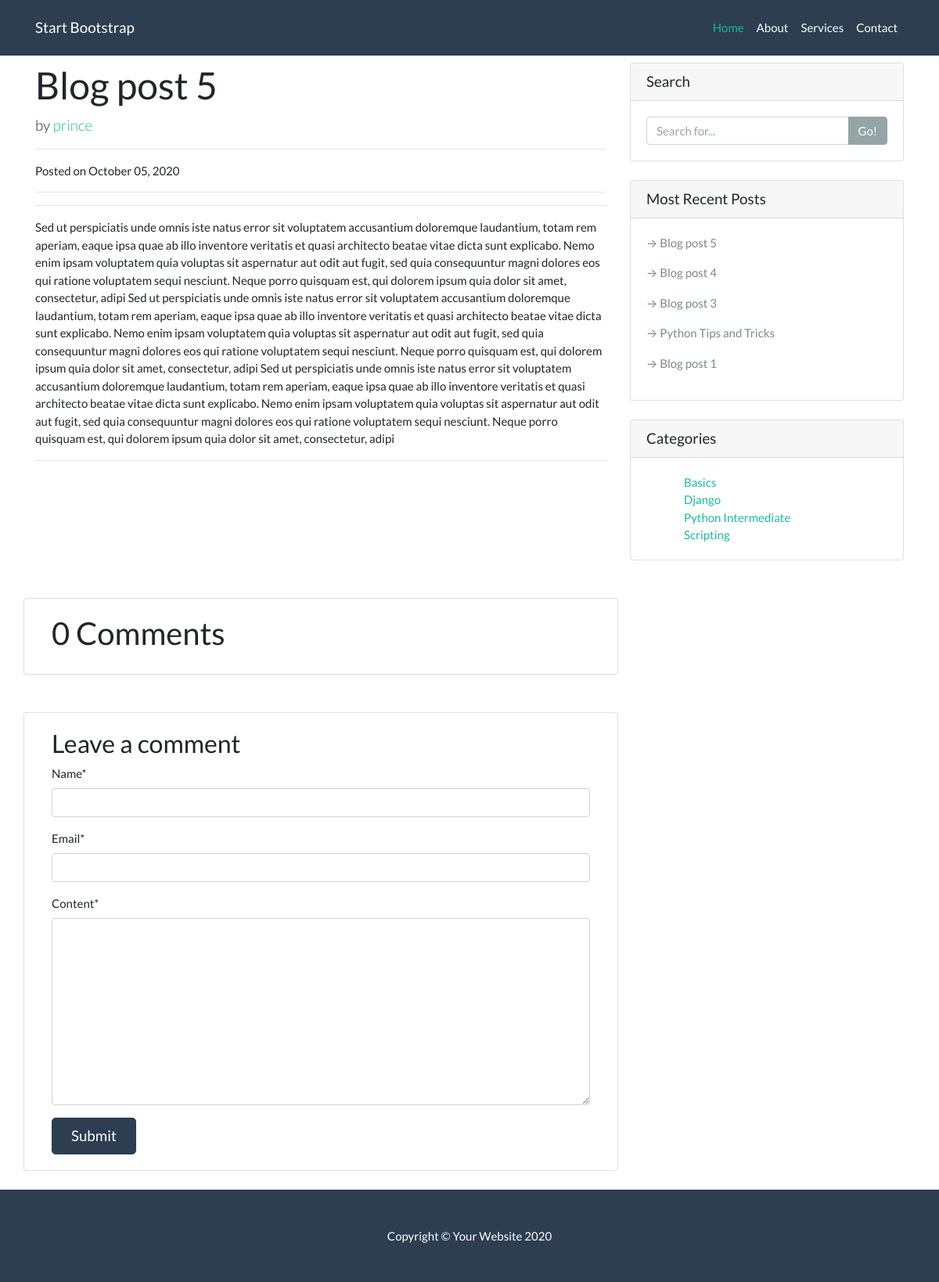
Before: /blog-post-5/ with the older database file.
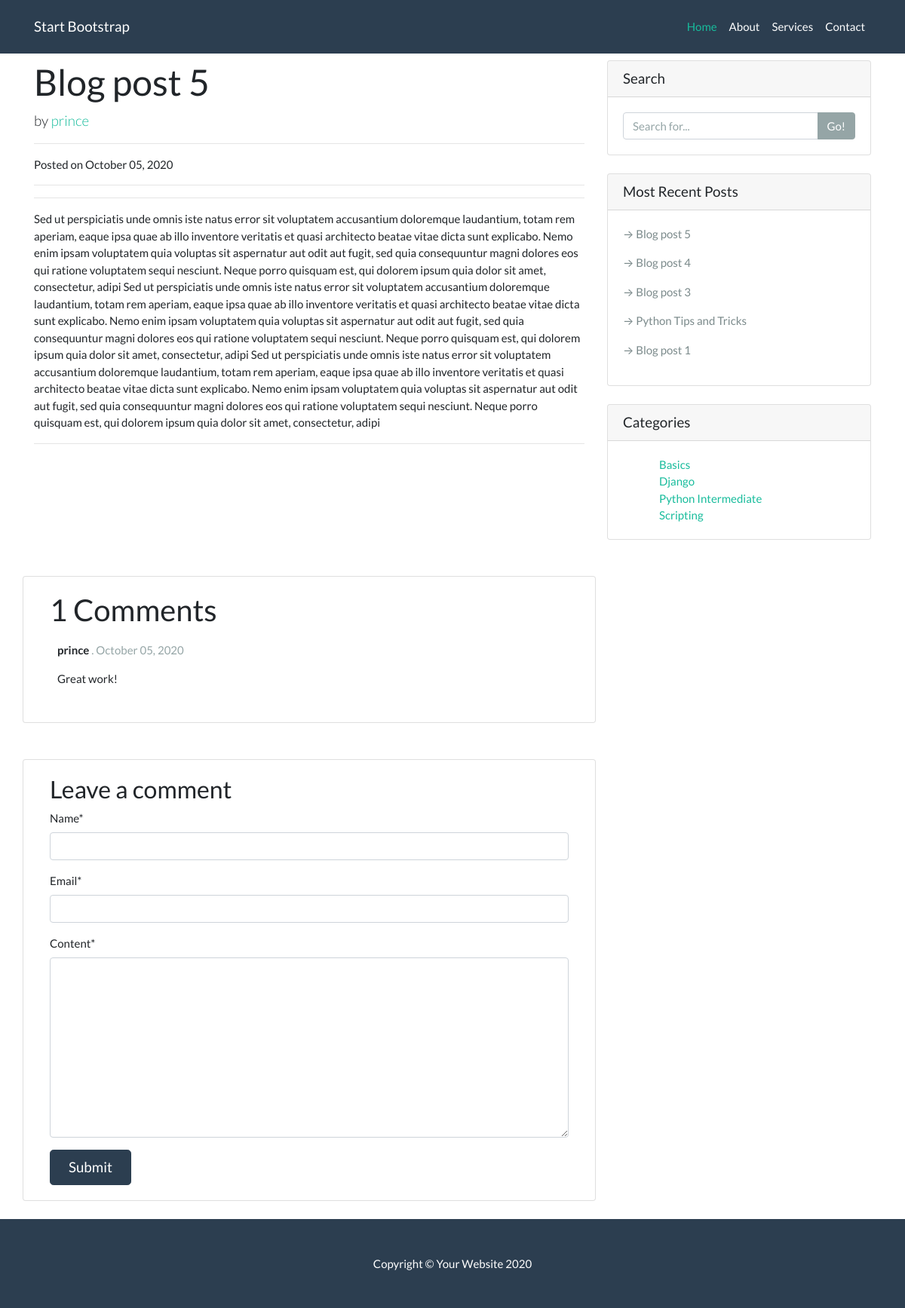
After: the same page with the newer database file.
### blog/models.py (models this page shows, shortened)
class Post(models.Model):
    title = models.CharField(max_length=200)
    author = models.ForeignKey(Author, on_delete=models.CASCADE)
    image = models.ImageField(upload_to='post_images', blank=True)
    slug = models.SlugField(unique=True)
    overview = models.TextField()
    content = models.TextField()
    pub_date = models.DateTimeField(auto_now_add=True)
    categories = models.ManyToManyField(Category, related_name='posts')
    featured = models.BooleanField(default=False)
    class Meta:
        ordering = ['-pub_date']

class Category(models.Model):
    tag = models.CharField(max_length=50)
    def __str__(self):
        return f'{self.tag}'

class Author(models.Model):
    user = models.OneToOneField(User, on_delete=models.CASCADE)
    def __str__(self):
        return f"{self.user.username}"

class Comment(models.Model):
    post = models.ForeignKey(Post, related_name='comments', on_delete=models.CASCADE)
    name = models.CharField(max_length=99)
    email = models.EmailField()
    content = models.TextField()
    created_on = models.DateTimeField(auto_now_add=True)
    active = models.BooleanField(default=False)
    class Meta:
        ordering = ['created_on']

### blog/views.py (the view)
# urls.py: path("<slug:slug>/", views.detail, name="detail"),
def detail(request, slug):
    post = get_object_or_404(Post, slug=slug)
    comments = post.comments.filter(active=True) # all active comments associated with this post
    new_comment = None
    if request.method == 'POST':
        comment_form = CommentForm(request.POST)  # pass in the data received to the CommentForm
        if comment_form.is_valid():
            new_comment = comment_form.save(commit=False)
            new_comment.post = post
            new_comment.save()
    else:
        comment_form = CommentForm()
    context = {
        'post': post,
        'categories': categories,
        'comment_form': comment_form,
        'new_comment': new_comment,
        'recent_posts': recent_posts,
        'comments': comments,
    }
    return render(request, 'blog/detail.html', context)

### blog/forms.py
class CommentForm(forms.ModelForm):
    class Meta:
        model = Comment
        fields = ('name', 'email', 'content')

### blog/templates/blog/detail.html (shortened to what this page needs)
{% extends "blog/base.html" %}
{% load crispy_forms_tags %}
{% block content %}
<div class="container">
    <div class="row">
      <div class="col-lg-8">
        <h1 class="mt-4">{{ post.title }}</h1>
        <p class="lead">
          by
          <a href="#">{{ post.author }}</a>
        </p>
        <hr>
        <p>Posted on {{ post.pub_date | date:"F d, Y" }}</p>
        <hr>
        <hr>
        {{ post.content | safe}}
        <hr>
      </div>
      {% include "blog/sidebar.html" %}
        <div class="col-md-8 card my-4">
          <div class="card-body">
            <h2>{{ comments.count }} Comments</h2>
            {% for comment in comments%}
            <div class="comments" style="padding: 10px;">
              <p class="font-weight-bold">
                {{ comment.name }}
                <span class=" text-muted font-weight-normal">
                 . {{ comment.created_on | date:"F d, Y" }}
                </span>
              </p>
              {{ comment.content | linebreaks }}
            </div>
            {% endfor %}
          </div>
        </div>
        <div class="col-md-8 card my-4">
          <div class="card-body">
            {% if new_comment %}
              <div class="alert alert-success">
                Your comment is awaiting moderation
              </div>
            {% else %}
              <h3>Leave a comment </h3>
              <form method="post" class="form">
                {{ comment_form | crispy }}
                <button type="submit" class="btn btn-primary btn-lg px-4">Submit</button>
              </form>
            {%  endif %}
          </div>
        </div>
    </div>
</div>
{% endblock content%}

### blog/templates/blog/sidebar.html
<div class="col-md-4">
        <div class="card my-4">
          <h5 class="card-header">Search</h5>
          <div class="card-body">
            <div class="input-group">
              <input type="text" class="form-control" placeholder="Search for...">
              <span class="input-group-append">
                <button class="btn btn-secondary" type="button">Go!</button>
              </span>
            </div>
          </div>
        </div>
        <div class="card my-4">
          <h5 class="card-header">Most Recent Posts</h5>
          <div class="card-body">
            {% for recent in recent_posts %}
            <p ><a class="text-dark" href="{% url 'blog:detail' recent.slug %}">&rarr; {{ recent.title }}</a></p>
            {% endfor %}
          </div>
        </div>
        <div class="card my-4">
          <h5 class="card-header">Categories</h5>
          <div class="card-body">
            <div class="row">
              <div class="container ml-5">
                <ul class="list-unstyled mb-0">
                  {% for cat in categories %}
                  <li>
                    <a href="{% url 'blog:category' cat.tag %}">{{ cat }}</a>
                  </li>
                  {% endfor %}
                </ul>
              </div>
            </div>
          </div>
        </div>
</div>

Changed rows visible on the page:
added Comment: name "prince", created_on "October 05, 2020", content "Great work!"
Other visible differences:
{{ comments.count }}: "0" → "1"
